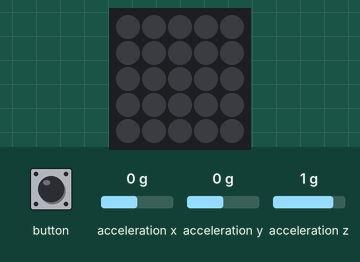
Simulated run of this sketch. Board: ESP32. Parts: 5×5 RGB LED matrix (first LED top left, wired row by row). The test bench sets the inputs (shaded band); at power-on: acceleration x 0 g, acceleration y 0 g, acceleration z 1 g. Dim RGB values are drawn brighter than linear; what the sketch prints to the serial monitor is not drawn.

Above: at 1.2 s.
1.3 s: acceleration x set to -1.4 g
At 1.49 s:
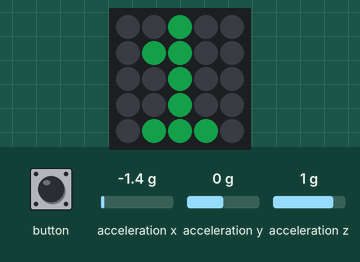
3.9 s: button pressed for 0.15 s
At 5.5 s:
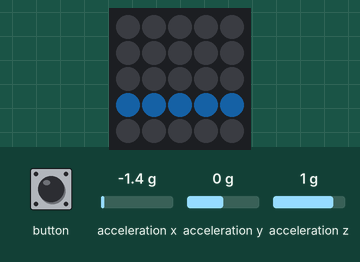
Timing chart, 0 to 6.1 s (numbered marks = the images above; inputs shaded):
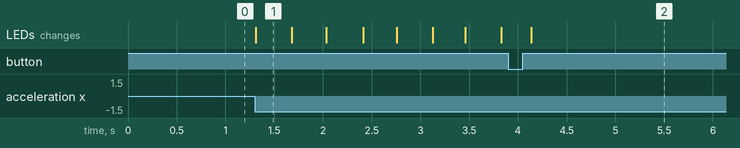

The sketch:

Part1_Second_TemperatureSensor.ino
```cpp
#include "M5Atom.h"

int n, mat;
char string_temp[10];

bool flag = false;
int counter_graph  = 0;
int array_pos = 0;
int counter = 0;

float array_temp[5];
float temp_60_average = 0;


int zero[25] = {
  0, 1, 1, 1, 0,
  0, 1, 0, 1, 0,
  0, 1, 0, 1, 0,
  0, 1, 0, 1, 0,
  0, 1, 1, 1, 0
};

int one[25] = {
  0, 0, 1, 0, 0,
  0, 1, 1, 0, 0,
  0, 0, 1, 0, 0,
  0, 0, 1, 0, 0,
  0, 1, 1, 1, 0
};

int two[25] = {
  0, 1, 1, 1, 0,
  0, 0, 0, 1, 0,
  0, 1, 1, 1, 0,
  0, 1, 0, 0, 0,
  0, 1, 1, 1, 0
};

int tre[25] = {
  0, 1, 1, 1, 0,
  0, 0, 0, 1, 0,
  0, 1, 1, 1, 0,
  0, 0, 0, 1, 0,
  0, 1, 1, 1, 0
};

int four[25] = {
  0, 1, 0, 1, 0,
  0, 1, 0, 1, 0,
  0, 1, 1, 1, 0,
  0, 0, 0, 1, 0,
  0, 0, 0, 1, 0
};

int five[25] = {
  0, 1, 1, 1, 0,
  0, 1, 0, 0, 0,
  0, 1, 1, 1, 0,
  0, 0, 0, 1, 0,
  0, 1, 1, 1, 0
};

int six[25] = {
  0, 1, 0, 0, 0,
  0, 1, 0, 0, 0,
  0, 1, 1, 1, 0,
  0, 1, 0, 1, 0,
  0, 1, 1, 1, 0
};

int seven[25] = {
  0, 1, 1, 1, 0,
  0, 0, 0, 1, 0,
  0, 0, 0, 1, 0,
  0, 0, 0, 1, 0,
  0, 0, 0, 1, 0
};

int eight[25] = {
  0, 1, 1, 1, 0,
  0, 1, 0, 1, 0,
  0, 1, 1, 1, 0,
  0, 1, 0, 1, 0,
  0, 1, 1, 1, 0
};

int nine[25] = {
  0, 1, 1, 1, 0,
  0, 1, 0, 1, 0,
  0, 1, 1, 1, 0,
  0, 0, 0, 1, 0,
  0, 0, 0, 1, 0
};
int letter_c[25] = {
  0, 1, 1, 1, 0,
  1, 0, 0, 0, 0,
  1, 0, 0, 0, 0,
  1, 0, 0, 0, 0,
  0, 1, 1, 1, 0
};
int letter_f[25] = {
  0, 1, 1, 1, 0,
  0, 1, 0, 0, 0,
  0, 1, 1, 0, 0,
  0, 1, 0, 0, 0,
  0, 1, 0, 0, 0
};
//---------------------------------------

bool face_down();
bool face_up();
int check_mode_switch();
bool enter_exit_mode();
void DisplayColor(int number[], int fillColor);

void update_temp_average();

void print_digit(char digit);


//Few colors available
CRGB colors[] = {
  0xfe0000, // red
  0x1ED35E, // green
  0xFFFFFF, // white
  0x031cfc, // blue
  0x2090f7, //light blue
  0x137a10, //green
  0xFFFF00, // orange
  0xc71616, //red
};


//physical variables that the M5 can read
float accX, accY, accZ;
float ahrsX_pitch, ahrsY_roll, ahrsZ_yaw;
float temp, tempf;

//variables to identify LED on the matrix
int x, y;

//variable to select element from matrix of colors
int matrix_color = 0;

//Variable to keep track of the active mode
int active_mode = 0;

//int to store result of checking if mode was changed (funtion does not run twice)
int store_mode =  0;

//threshold for inclining the matrix
int thold = 17; //degrees
float acc_thold = 1.2; //g (m*s^2)

//Defining refresh times
unsigned long timeSinceLastScreenRefresh;
unsigned long timeBtwScreenRefresh = 20;

unsigned long timeSinceLastChipRefresh;
unsigned long timeBtwChipRefresh = 20;

//Variable to keep track of time
unsigned long time_milli;

unsigned long time_milli_press;
unsigned long time_milli_last_press = 0;
unsigned long time_btw_btn_press = 350;

//Variable to monitor if M5 is face up or down
bool face_is_up  = true;
bool face_is_down = false;

unsigned long timeSinceLastDigitOnScreen;
unsigned long timeBtwDigitsOnScreen = 100;

unsigned long timeSinceLastModeButtonPress = 0;
unsigned long timeBtwLastModeButtonPress = 100;
unsigned long time_milli_lastButtonPress = 0;

unsigned long time_btw_digitUpdate_mode0 = 600;
unsigned long time_last_digitUpdate_mode0 = 0;


bool MODE_DETECTING = false;
bool MODE_SET = false;

float temp_average = 0;
float temp_number_entries = 0;

//-----------------------------------------------------------------

void setup() {
  M5.begin(true, false, true);
  M5.IMU.Init();
}

//-----------------------------------------------------------------

void loop() {
  //Update time
  time_milli = millis();

  //Detect face up position if m5 was down
  //if it was up skip this (do not check for face up)
  if (face_is_down && face_up()) {

    face_is_up  = true;
    face_is_down = false;

    //it was just woken up, so start from mode 0
    active_mode = 0;
    MODE_DETECTING = true;
    MODE_SET = false;
  }

  //Detect face down position
  if (face_is_up && face_down()) {

    face_is_down = true;
    face_is_up = false;

    M5.dis.clear();
    MODE_DETECTING = false;
    MODE_SET = false;
  }

  // if face is up check the mode (tapping)
  if (face_is_up && MODE_DETECTING) {

    store_mode  = check_mode_switch();

    //    Serial.print("check_mode_switch() ");
    //    Serial.println(store_mode);

    //get the mode modulus 4 (5 possible modes)
    if (((active_mode + store_mode) % 5) < 0) {
      active_mode = 5 + ((active_mode + store_mode) % 5);
    }
    else {
      active_mode = (active_mode + store_mode) % 5;
    }

    Serial.print("Active mode ");
    Serial.println(active_mode);

    switch (active_mode) {

      //Show Active temperature + Units
      case 0:
        DisplayColor(zero, 1);
        n = 0;
        dtostrf(temp, 5, 2, string_temp);
        break;

      //Show average of last 24 hours of temperature + Units
      case 1:
        DisplayColor(one, 1);
        n = 0;
        dtostrf(temp_average, 5, 2, string_temp);
        break;

      //Show color scale of temperature range + current temperature as color
      case 2:
        DisplayColor(two, 1);
        break;

      //Show graph of temperature across a predefined range
      case 3:
        DisplayColor(tre, 1);
        for (int i = 0; i < 5; i++) {
          array_temp[i] = temp_average;
        }
        counter  = 0;
        array_pos = 0;
        temp_60_average = 0;
        break;

      //Change units
      case 4:
        DisplayColor(four, 1);
        break;
    }

    if (enter_exit_mode()) {
      MODE_DETECTING = false;
      MODE_SET = true;
    }
  }

  //in this if we will execute the different modes
  if (face_is_up && MODE_SET) {
    switch (active_mode) {
      case 0:
        dtostrf(temp, 5, 2, string_temp);
        /*//        if (time_milli - time_last_update_mode0 > time_btw_update_mode0) {
          //          string_temp[10] = ' ';
          //          Serial.print(temp);
          //
          //          dtostrf(temp, 5, 2, string_temp);
          //          Serial.print("string tmp---------");
          //          Serial.println(string_temp);
          //          time_last_update_mode0 = time_milli;
          //        }*/

        if (time_milli - time_last_digitUpdate_mode0 > time_btw_digitUpdate_mode0) {
          Serial.print("---------string tmp");
          Serial.println(string_temp);
          if (n == strlen(string_temp)) {
            n = 0;
            DisplayColor(letter_c, 2);
          }
          else {
            print_digit(string_temp[n]);
            n++;
          }
          time_last_digitUpdate_mode0 = time_milli;
        }
        break;
      case 1:
        //DisplayColor(one, 2);
        dtostrf(temp_average, 5, 2, string_temp);
        if (time_milli - time_last_digitUpdate_mode0 > time_btw_digitUpdate_mode0) {

          if (n == strlen(string_temp)) {
            n = 0;
            DisplayColor(letter_c, 2);
          }
          else {
            print_digit(string_temp[n]);
            n++;
          }
          time_last_digitUpdate_mode0 = time_milli;
        }
        break;
      case 2:
        M5.dis.clear();
        M5.dis.drawpix(0, 4, colors[3] );
        M5.dis.drawpix(1, 4, colors[4] );
        M5.dis.drawpix(2, 4, colors[5] );
        M5.dis.drawpix(3, 4, colors[6] );
        M5.dis.drawpix(4, 4, colors[7] );

        if (temp > 40) {
          mat  = 7;
        }
        else if (temp > 35) {
          mat  = 6;
        }
        else if (temp > 30) {
          mat  = 5;
        }
        else if (temp > 25) {
          mat  = 4;
        }
        else if (temp > 20) {
          mat  = 3;
        }

        for (x = 0; x < 5; x++) {
          for (y = 0; y < 3; y++) {
            M5.dis.drawpix(x, y, colors[mat]);
          }
        }
        break;


      case 3:
        flag = true;
        M5.dis.clear();
        for (int i = 0; i < 5; i++) {
          Serial.print(i);
          Serial.print(" ");
          Serial.println(array_temp[i]);
        }
        for (int i = 0; i < 5; i++) {
          if (array_temp[i] > 45) {
            M5.dis.drawpix(i, 0, colors[7]);
          }
          else if (array_temp[i] > 40) {
            M5.dis.drawpix(i, 1, colors[6]);
          }
          else if (array_temp[i] > 35) {
            M5.dis.drawpix(i, 2, colors[5]);
          }
          else if (array_temp[i] > 30) {
            M5.dis.drawpix(i, 3, colors[4]);
          }
          else { /*if(array_temp[i]> 25)*/
            M5.dis.drawpix(i, 4, colors[3]);
          }
        }
        break;


      case 4:
        tempf = (temp * (9 / 5)) + 32;
        dtostrf(tempf, 5, 2, string_temp);
        Serial.println(tempf);
        if (time_milli - time_last_digitUpdate_mode0 > time_btw_digitUpdate_mode0) {
          if (n == strlen(string_temp)) {
            n = 0;
            DisplayColor(letter_f, 2);
          }
          else {
            print_digit(string_temp[n]);
            n++;
          }
          time_last_digitUpdate_mode0 = time_milli;
        }
        break;
    }
    if (enter_exit_mode()) {
      MODE_DETECTING = true;
      MODE_SET = false;
    }
  }

  //Refresh chip in equal intervals
  if (time_milli - timeSinceLastChipRefresh > timeBtwChipRefresh) {

    M5.IMU.getTempData(&temp);
    update_temp_average();

    if (flag) {
      Serial.print("Counter  ");
      Serial.print(counter);
      Serial.print(" array pos  ");
      Serial.println(array_pos);
      if (counter == 500){
        array_temp[array_pos]  = temp_60_average/500;
        temp_60_average = 0;
        array_pos = (array_pos + 1)%5;
        counter = 0;
      }
      else {
        temp_60_average = temp_60_average + temp;
        Serial.print(" temp_60_average  ");
        Serial.println(temp_60_average);
        counter++;
      }
    }

    M5.IMU.getAccelData(&accX, &accY, &accZ);
    M5.IMU.getAhrsData(&ahrsX_pitch, &ahrsY_roll, &ahrsZ_yaw);

    timeSinceLastChipRefresh = time_milli;
  }
}

//-----------------------------------------------------------------

bool face_down() {
  bool test = false;

  if ((abs(ahrsX_pitch) < thold) && (abs(ahrsY_roll) < thold)) {
    test = true;
  }
  if (test) {
    Serial.println("FACE dOWN DOWN DOWN DETECTED");
  }
  return test;
}

//-----------------------------------------------------------------

bool face_up() {
  bool test = false;
  float magnitude_acc = 0;
  M5.update();
  if (M5.Btn.wasPressed()) {
    test = true;
  }
  if ((abs(ahrsX_pitch) < thold) && (abs(ahrsY_roll) > (180 - thold))) {
    test = true;
    Serial.println("triggered by ROTATING-----------------------------------------------------");
  }

  magnitude_acc = sqrt(accX * accX + accY * accY + accZ * accZ);

  if (magnitude_acc > acc_thold) {
    test = true;
    //Serial.println("triggered by ACCELERATION ");
  }

  if (test) {
    Serial.println("FACE UP DETECTED");
  }
  return test;
}

//-----------------------------------------------------------------

bool enter_exit_mode() {
  bool check = 0;
  M5.update();
  if (M5.Btn.wasPressed()) {

    if (time_milli - timeSinceLastModeButtonPress > timeBtwLastModeButtonPress) {
      timeSinceLastModeButtonPress  = time_milli;
      check = true;
    }
  }
  return check;
}

//-----------------------------------------------------------------

int check_mode_switch() {
  int mode_changed = 0;
  float magnitude_acc = 0;

  //  Serial.print("The magnitude of the X acceleration is: ");
  //  Serial.println(accX);

  if (((abs(accX) > 0.37) || (abs(accY) > 0.37)) || (abs(accX) > 0.37) && (abs(accY) > 0.37)) {
    time_milli_press = millis();

    if (time_milli_press - time_milli_last_press > time_btw_btn_press) {
      time_milli_last_press  = time_milli_press;

      if (accX > 0) {
        mode_changed = -1;
        Serial.println("Tap from the right");
      }
      else {
        mode_changed = 1;
        Serial.println("Tap from the left");
      }
    }
  }
  return mode_changed;
}

void DisplayColor(int number[], int fillColor) {
  M5.dis.clear();
  for (int i = 0; i < 25; i++)
  {
    if (number[i] == 1) {
      M5.dis.drawpix(i, colors[fillColor]);
    }
  }
}

void update_temp_average() {
  temp_number_entries++;
  temp_average = (temp_number_entries - 1) / temp_number_entries * temp_average + temp / temp_number_entries;

}


void print_digit(char digit) {
  if (digit == '0') {
    DisplayColor(zero, 2);
  }
  else if (digit == '1') {
    DisplayColor(one, 2);
  }
  else if (digit == '2') {
    DisplayColor(two, 2);
  }
  else if (digit == '3') {
    DisplayColor(tre, 2);
  }
  else if (digit == '4') {
    DisplayColor(four, 2);
  }
  else if (digit == '5') {
    DisplayColor(five, 2);
  }
  else if (digit == '6') {
    DisplayColor(six, 2);
  }
  else if (digit == '7') {
    DisplayColor(seven, 2);
  }
  else if (digit == '8') {
    DisplayColor(eight, 2);
  }
  else if (digit == '9') {
    DisplayColor(nine, 2);
  }
  else if (digit == '.') {
    M5.dis.clear();
    M5.dis.drawpix(22, colors[2] );
  }
}
```

Measured:
- after the input at 1.3 s, the LEDs: change at once (image 1)
- after the input at 3.9 s, the LEDs: change after 0.23 s (image 2)
